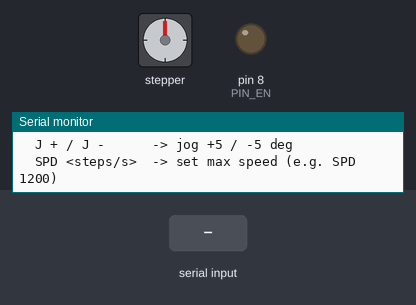
The sketch below on a simulated Arduino Uno, built with avr-gcc and run on an emulated ATmega328P. Parts: stepper motor, output pins drawn as LEDs (lit = HIGH), the last lines printed to the serial monitor. The test bench sets the inputs (shaded band). Stepper angles assume 3200 steps per turn.

Above: at 1.2 s.
1.3 s: "j\n" received over Serial
At 2.6 s:
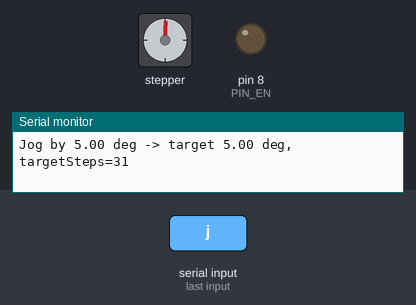
2.9 s: byte 69 ('E') received over Serial
At 4.1 s:
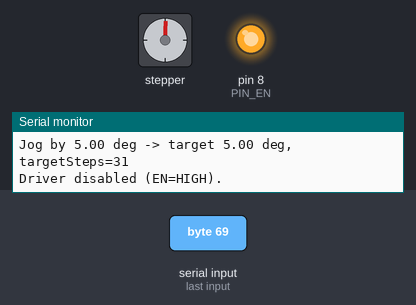
4.4 s: "A90\n" received over Serial
At 6.2 s:
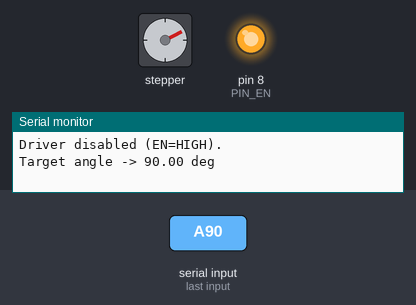
6.8 s: byte 78 ('N') received over Serial
At 7.1 s:
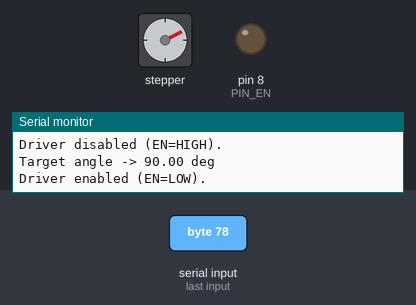
8.3 s: byte 82 ('R') received over Serial
At 8.81 s:
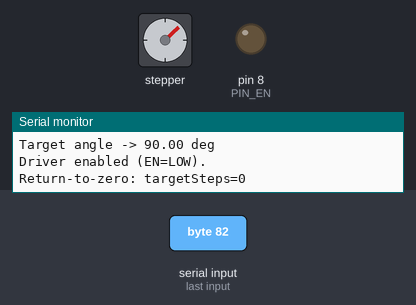
10.4 s: "A,45\n" received over Serial
At 10.61 s:
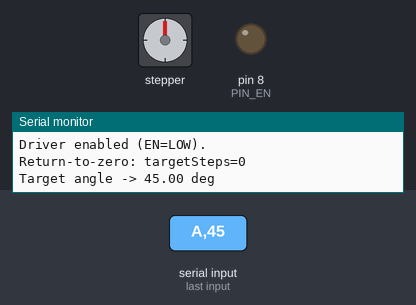
Timing chart, 0 to 13.4 s (numbered marks = the images above; inputs shaded):
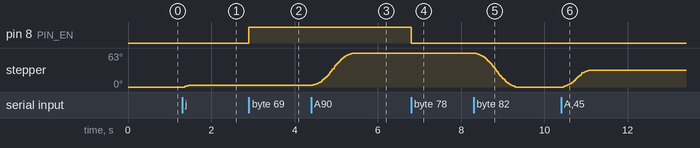

The sketch:

CCM_Trial_1.ino
```cpp
#include <AccelStepper.h>

// ===== Pins (Due -> CNC Shield signal rail) =====
const int PIN_STEP = 2;   // D2  -> X.STEP
const int PIN_DIR  = 5;   // D5  -> X.DIR
const int PIN_EN   = 8;   // D8  -> EN (active LOW)

// ===== Microstepping & motor =====
// Set this to your jumper setting (1,2,4,8,16,32...)
const int MICROSTEP = 16;
const int STEPS_PER_REV = 200 * MICROSTEP;   // 1.8° motor

// ===== Geometry (mm) =====
const float R_CABLE_MM = 4.25;               // channel radius from centre
const float R_SPOOL_MM = 6.0;                // spool radius (12 mm dia)
const float CIRC_MM    = 2.0 * 3.1415926535 * R_SPOOL_MM;

// ===== Motion tuning =====
float maxSpeed = 2000.0f;                    // steps/s
const float ACCEL = 2000.0f;                 // steps/s^2
const float JOG_DEG = 5.0f;                  // jog increment

AccelStepper stepper(AccelStepper::DRIVER, PIN_STEP, PIN_DIR);

long zero_steps = 0;     // step offset when you press 'Z'
float target_deg = 0.0;

long angleDegToSteps(float deg) {
  // psi (rad) = deg * pi/180
  float psi = deg * 3.1415926535f / 180.0f;
  // ΔL (mm) = psi * r_cable
  float dLmm = psi * R_CABLE_MM;
  // turns = ΔL / circumference
  float turns = dLmm / CIRC_MM;
  // steps = turns * steps/rev
  long steps = lroundf(turns * (float)STEPS_PER_REV);
  return zero_steps + steps;
}

void setup() {
  Serial.begin(115200);
  pinMode(PIN_EN, OUTPUT);
  digitalWrite(PIN_EN, LOW); // LOW = enable (DRV8825)

  stepper.setMaxSpeed(maxSpeed);
  stepper.setAcceleration(ACCEL);
  stepper.setCurrentPosition(0);

  Serial.println(F("CCM 1-DoF Controller (Due + CNC Shield X)"));
  Serial.println(F("Commands:"));
  Serial.println(F("  Z              -> zero here (after pre-tension)"));
  Serial.println(F("  A <deg>        -> go to bend angle (e.g. A 30)"));
  Serial.println(F("  J + / J -      -> jog +5 / -5 deg"));
  Serial.println(F("  SPD <steps/s>  -> set max speed (e.g. SPD 1200)"));
  Serial.println();
}

void loop() {
  // ---- Serial command parser ----
  if (Serial.available()) {
    char c = Serial.read();

    if (c == 'Z' || c == 'z') {
      zero_steps = stepper.currentPosition();
      target_deg = 0.0f;
      Serial.println(F("Zero set at current position."));
    }
    else if (c == 'A' || c == 'a') {
      float deg = Serial.parseFloat();
      target_deg = deg;
      stepper.moveTo(angleDegToSteps(target_deg));
      Serial.print(F("Target angle -> ")); Serial.print(target_deg); Serial.println(F(" deg"));
    }
    else if (c == 'J' || c == 'j') {
  // Read rest of the line, trim spaces
  String rest = Serial.readStringUntil('\n');
  rest.trim();                   // e.g., "+", "-5", "+ 2.5"
  // Remove any internal spaces
  rest.replace(" ", "");

  float delta = 0.0f;
  if (rest.length() == 0) {
    // default jog if no sign/number provided
    delta = JOG_DEG;
  } else {
    char sign = rest.charAt(0);
    if (sign == '+') {
      if (rest.length() > 1) delta = rest.substring(1).toFloat();
      else delta = JOG_DEG;
    } else if (sign == '-') {
      if (rest.length() > 1) delta = -rest.substring(1).toFloat();
      else delta = -JOG_DEG;
    } else {
      // If user typed a number without sign, treat as +number
      delta = rest.toFloat();
      if (delta == 0) delta = JOG_DEG; // fallback
    }
  }

  target_deg += delta;
  long ts = angleDegToSteps(target_deg);
  stepper.moveTo(ts);
  Serial.print(F("Jog by ")); Serial.print(delta);
  Serial.print(F(" deg -> target ")); Serial.print(target_deg);
  Serial.print(F(" deg, targetSteps=")); Serial.println(ts);
}

    else if (c == 'S' || c == 's') {
      // allow "SPD <value>"
      String rest = Serial.readStringUntil('\n');
      rest.trim();
      if (rest.startsWith("PD")) {
        float spd = rest.substring(2).toFloat();
        if (spd > 0) {
          maxSpeed = spd;
          stepper.setMaxSpeed(maxSpeed);
          Serial.print(F("Max speed = ")); Serial.print(maxSpeed); Serial.println(F(" steps/s"));
        }
      }
    }
   // --- put this BEFORE the single-letter R/E handlers ---
else if (c == 'R' || c == 'r') {
  // Peek ahead to see if user typed REV...
  while (Serial.available() && isspace(Serial.peek())) Serial.read();
  if (Serial.peek() == 'E' || Serial.peek() == 'e') {
    Serial.read(); // eat 'E'
    if (Serial.available()) {
      char v = Serial.read(); // should be 'V' or 'v'
      if (v == 'V' || v == 'v') {
        // parse turns after optional spaces
        String rest = Serial.readStringUntil('\n');
        rest.trim();
        float turns = rest.toFloat();
        long steps = lroundf(turns * (float)STEPS_PER_REV);
        stepper.moveTo(stepper.currentPosition() + steps);
        Serial.print(F("Revolve: ")); Serial.print(turns);
        Serial.print(F(" turns -> ")); Serial.print(steps);
        Serial.println(F(" steps"));
      }
    }
  } else {
    // Plain 'R' = return to zero
    target_deg = 0.0f;
    long ts = angleDegToSteps(0.0f);
    stepper.moveTo(ts);
    Serial.print(F("Return-to-zero: targetSteps=")); Serial.println(ts);
  }
}
else if (c == 'E' || c == 'e') {
  // disable driver
  digitalWrite(PIN_EN, HIGH); // DRV8825: HIGH = disable
  Serial.println(F("Driver disabled (EN=HIGH)."));
}
else if (c == 'N' || c == 'n') {
  // enable driver
  digitalWrite(PIN_EN, LOW);  // DRV8825: LOW = enable
  Serial.println(F("Driver enabled (EN=LOW)."));
}

else if (c == 'A' || c == 'a') { // <-- replace your existing A handler with this:
  float deg = Serial.parseFloat();
  target_deg = deg;
  long ts = angleDegToSteps(target_deg);
  stepper.moveTo(ts);
  Serial.print(F("A cmd: deg=")); Serial.print(target_deg);
  Serial.print(F(", currentPos=")); Serial.print(stepper.currentPosition());
  Serial.print(F(", targetSteps=")); Serial.println(ts);
}

else if (c == 'H' || c == 'h') {
  Serial.println(F("Running 10° back-and-forth demo..."));

  float start_deg = target_deg;   // remember where we started
  int cycles = 3;                  // number of back-and-forths
  float move_deg = -10.0;           // bend amount

  for (int i = 0; i < cycles; i++) {
    // Move to +10° from zero
    long ts1 = angleDegToSteps(move_deg);
    stepper.moveTo(ts1);
    while (stepper.distanceToGo() != 0) stepper.run();
    delay(500); // pause at bend

    // Move back to zero
    long ts0 = angleDegToSteps(0.0);
    stepper.moveTo(ts0);
    while (stepper.distanceToGo() != 0) stepper.run();
    delay(500); // pause at straight
  }

  // Return to original position if not zero
  long ts_start = angleDegToSteps(start_deg);
  stepper.moveTo(ts_start);
  while (stepper.distanceToGo() != 0) stepper.run();

  Serial.println(F("Demo complete."));
}

    // clear remainder of line
    while (Serial.available()) Serial.read();
  }

  // ---- Run motor toward target ----
  stepper.run();
}
```

Measured:
- after the input at 2.9 s, pin 8 (PIN_EN): LOW → HIGH at once
- after the input at 4.4 s, stepper: turns 60° clockwise in 0.93 s, starting at once
- after the input at 6.8 s, pin 8 (PIN_EN): HIGH → LOW at once
- after the input at 8.3 s, stepper: turns 63° counter-clockwise in 0.95 s, starting after 0.06 s
- after the input at 10.4 s, stepper: turns 31° clockwise in 0.60 s, starting after 0.07 s
